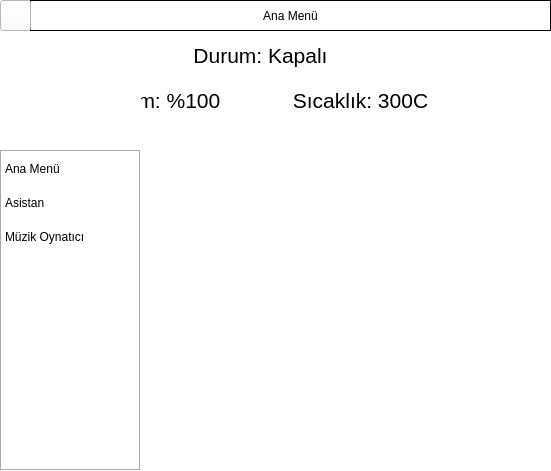
<?xml version="1.0" encoding="UTF-8"?>
<ui version="4.0">
 <class>Form</class>
 <widget class="QWidget" name="Form">
  <property name="geometry">
   <rect>
    <x>0</x>
    <y>0</y>
    <width>551</width>
    <height>471</height>
   </rect>
  </property>
  <property name="sizePolicy">
   <sizepolicy hsizetype="Maximum" vsizetype="Maximum">
    <horstretch>0</horstretch>
    <verstretch>0</verstretch>
   </sizepolicy>
  </property>
  <property name="maximumSize">
   <size>
    <width>551</width>
    <height>471</height>
   </size>
  </property>
  <property name="windowTitle">
   <string>Reji Asistan</string>
  </property>
  <property name="windowIcon">
   <iconset resource="gui.qrc">
    <normaloff>:/icons/Datas/icons/logo.png</normaloff>:/icons/Datas/icons/logo.png</iconset>
  </property>
  <property name="windowOpacity">
   <double>1.000000000000000</double>
  </property>
  <property name="layoutDirection">
   <enum>Qt::LeftToRight</enum>
  </property>
  <property name="autoFillBackground">
   <bool>false</bool>
  </property>
  <property name="styleSheet">
   <string notr="true">background-color: white;</string>
  </property>
  <widget class="QListWidget" name="sideBar">
   <property name="enabled">
    <bool>true</bool>
   </property>
   <property name="geometry">
    <rect>
     <x>0</x>
     <y>150</y>
     <width>141</width>
     <height>321</height>
    </rect>
   </property>
   <property name="focusPolicy">
    <enum>Qt::StrongFocus</enum>
   </property>
   <property name="autoFillBackground">
    <bool>true</bool>
   </property>
   <property name="styleSheet">
    <string notr="true">QListWidget {
    show-decoration-selected: 1; /* make the selection span the entire width of the view */
}

QListWidget::item {
	margin : 10px;
}

QListWidget::item:alternate {
    background: #EEEEEE;
}

QListWidget::item:selected {
    border: 1px solid #6a6ea9;
}

QListWidget::item:selected:!active {
    background: qlineargradient(x1: 0, y1: 0, x2: 0, y2: 1,
                                stop: 0 #ABAFE5, stop: 1 #8588B2);
}

QListWidget::item:selected:active {
    background: qlineargradient(x1: 0, y1: 0, x2: 0, y2: 1,
                                stop: 0 #6a6ea9, stop: 1 #888dd9);
}

QListWidget::item:hover {
    background: qlineargradient(x1: 0, y1: 0, x2: 0, y2: 1,
                                stop: 0 #FAFBFE, stop: 1 #DCDEF1);
}</string>
   </property>
   <property name="frameShape">
    <enum>QFrame::Box</enum>
   </property>
   <property name="frameShadow">
    <enum>QFrame::Sunken</enum>
   </property>
   <property name="autoScrollMargin">
    <number>16</number>
   </property>
   <property name="spacing">
    <number>9</number>
   </property>
   <property name="sortingEnabled">
    <bool>false</bool>
   </property>
   <item>
    <property name="text">
     <string>Ana Menü</string>
    </property>
    <property name="icon">
     <iconset resource="gui.qrc">
      <normaloff>:/icons/Datas/icons/main_menu.png</normaloff>:/icons/Datas/icons/main_menu.png</iconset>
    </property>
   </item>
   <item>
    <property name="text">
     <string>Asistan</string>
    </property>
    <property name="icon">
     <iconset resource="gui.qrc">
      <normaloff>:/icons/Datas/icons/logo.png</normaloff>:/icons/Datas/icons/logo.png</iconset>
    </property>
   </item>
   <item>
    <property name="text">
     <string>Müzik Oynatıcı</string>
    </property>
    <property name="icon">
     <iconset resource="gui.qrc">
      <normaloff>:/icons/Datas/icons/music.png</normaloff>:/icons/Datas/icons/music.png</iconset>
    </property>
   </item>
  </widget>
  <widget class="QLabel" name="logo">
   <property name="enabled">
    <bool>true</bool>
   </property>
   <property name="geometry">
    <rect>
     <x>0</x>
     <y>30</y>
     <width>141</width>
     <height>121</height>
    </rect>
   </property>
   <property name="text">
    <string/>
   </property>
   <property name="pixmap">
    <pixmap resource="gui.qrc">:/icons/Datas/icons/logo.png</pixmap>
   </property>
   <property name="scaledContents">
    <bool>true</bool>
   </property>
   <property name="alignment">
    <set>Qt::AlignCenter</set>
   </property>
   <property name="buddy">
    <cstring>logo</cstring>
   </property>
  </widget>
  <widget class="QPushButton" name="sideBarB">
   <property name="geometry">
    <rect>
     <x>0</x>
     <y>0</y>
     <width>31</width>
     <height>31</height>
    </rect>
   </property>
   <property name="styleSheet">
    <string notr="true"/>
   </property>
   <property name="text">
    <string/>
   </property>
   <property name="icon">
    <iconset resource="gui.qrc">
     <normaloff>:/icons/Datas/icons/menu_open.png</normaloff>:/icons/Datas/icons/menu_open.png</iconset>
   </property>
   <property name="iconSize">
    <size>
     <width>50</width>
     <height>25</height>
    </size>
   </property>
   <property name="autoDefault">
    <bool>true</bool>
   </property>
   <property name="default">
    <bool>false</bool>
   </property>
   <property name="flat">
    <bool>false</bool>
   </property>
  </widget>
  <widget class="QLabel" name="title">
   <property name="geometry">
    <rect>
     <x>30</x>
     <y>0</y>
     <width>521</width>
     <height>31</height>
    </rect>
   </property>
   <property name="statusTip">
    <string/>
   </property>
   <property name="layoutDirection">
    <enum>Qt::LeftToRight</enum>
   </property>
   <property name="autoFillBackground">
    <bool>false</bool>
   </property>
   <property name="frameShape">
    <enum>QFrame::Panel</enum>
   </property>
   <property name="text">
    <string>Ana Menü</string>
   </property>
   <property name="alignment">
    <set>Qt::AlignCenter</set>
   </property>
  </widget>
  <widget class="QWidget" name="main_menu" native="true">
   <property name="geometry">
    <rect>
     <x>0</x>
     <y>30</y>
     <width>551</width>
     <height>441</height>
    </rect>
   </property>
   <widget class="QPushButton" name="fanB">
    <property name="geometry">
     <rect>
      <x>290</x>
      <y>120</y>
      <width>121</width>
      <height>91</height>
     </rect>
    </property>
    <property name="text">
     <string/>
    </property>
    <property name="icon">
     <iconset resource="gui.qrc">
      <normaloff>:/icons/Datas/icons/error.png</normaloff>:/icons/Datas/icons/error.png</iconset>
    </property>
    <property name="iconSize">
     <size>
      <width>80</width>
      <height>80</height>
     </size>
    </property>
    <property name="flat">
     <bool>true</bool>
    </property>
   </widget>
   <widget class="QPushButton" name="doorB">
    <property name="geometry">
     <rect>
      <x>200</x>
      <y>230</y>
      <width>121</width>
      <height>91</height>
     </rect>
    </property>
    <property name="text">
     <string/>
    </property>
    <property name="icon">
     <iconset resource="gui.qrc">
      <normaloff>:/icons/Datas/icons/error.png</normaloff>:/icons/Datas/icons/error.png</iconset>
    </property>
    <property name="iconSize">
     <size>
      <width>80</width>
      <height>80</height>
     </size>
    </property>
    <property name="flat">
     <bool>true</bool>
    </property>
   </widget>
   <widget class="QPushButton" name="lampB">
    <property name="geometry">
     <rect>
      <x>120</x>
      <y>120</y>
      <width>121</width>
      <height>91</height>
     </rect>
    </property>
    <property name="text">
     <string/>
    </property>
    <property name="icon">
     <iconset resource="gui.qrc">
      <normaloff>:/icons/Datas/icons/error.png</normaloff>:/icons/Datas/icons/error.png</iconset>
    </property>
    <property name="iconSize">
     <size>
      <width>80</width>
      <height>80</height>
     </size>
    </property>
    <property name="flat">
     <bool>true</bool>
    </property>
   </widget>
   <widget class="QLabel" name="moistureL">
    <property name="geometry">
     <rect>
      <x>110</x>
      <y>60</y>
      <width>111</width>
      <height>21</height>
     </rect>
    </property>
    <property name="font">
     <font>
      <family>Arial</family>
      <pointsize>16</pointsize>
     </font>
    </property>
    <property name="text">
     <string>Nem: %100</string>
    </property>
    <property name="alignment">
     <set>Qt::AlignCenter</set>
    </property>
   </widget>
   <widget class="QLabel" name="temperatureL">
    <property name="geometry">
     <rect>
      <x>290</x>
      <y>60</y>
      <width>141</width>
      <height>20</height>
     </rect>
    </property>
    <property name="font">
     <font>
      <family>Arial</family>
      <pointsize>16</pointsize>
     </font>
    </property>
    <property name="text">
     <string>Sıcaklık: 300C</string>
    </property>
    <property name="alignment">
     <set>Qt::AlignCenter</set>
    </property>
   </widget>
   <widget class="QLabel" name="statusL">
    <property name="geometry">
     <rect>
      <x>170</x>
      <y>10</y>
      <width>181</width>
      <height>31</height>
     </rect>
    </property>
    <property name="font">
     <font>
      <family>Arial</family>
      <pointsize>16</pointsize>
      <weight>50</weight>
      <bold>false</bold>
     </font>
    </property>
    <property name="text">
     <string>Durum: Kapalı</string>
    </property>
    <property name="alignment">
     <set>Qt::AlignCenter</set>
    </property>
   </widget>
  </widget>
  <widget class="QWidget" name="assistant" native="true">
   <property name="geometry">
    <rect>
     <x>0</x>
     <y>30</y>
     <width>551</width>
     <height>441</height>
    </rect>
   </property>
   <widget class="QTextEdit" name="textEdit">
    <property name="enabled">
     <bool>true</bool>
    </property>
    <property name="geometry">
     <rect>
      <x>0</x>
      <y>0</y>
      <width>551</width>
      <height>391</height>
     </rect>
    </property>
    <property name="font">
     <font>
      <pointsize>11</pointsize>
     </font>
    </property>
    <property name="styleSheet">
     <string notr="true"/>
    </property>
    <property name="frameShape">
     <enum>QFrame::NoFrame</enum>
    </property>
    <property name="frameShadow">
     <enum>QFrame::Sunken</enum>
    </property>
    <property name="readOnly">
     <bool>true</bool>
    </property>
    <property name="acceptRichText">
     <bool>false</bool>
    </property>
   </widget>
   <widget class="QLineEdit" name="msg">
    <property name="enabled">
     <bool>true</bool>
    </property>
    <property name="geometry">
     <rect>
      <x>0</x>
      <y>390</y>
      <width>551</width>
      <height>51</height>
     </rect>
    </property>
    <property name="font">
     <font>
      <pointsize>16</pointsize>
     </font>
    </property>
    <property name="autoFillBackground">
     <bool>false</bool>
    </property>
    <property name="frame">
     <bool>true</bool>
    </property>
    <property name="cursorPosition">
     <number>0</number>
    </property>
    <property name="cursorMoveStyle">
     <enum>Qt::LogicalMoveStyle</enum>
    </property>
   </widget>
  </widget>
  <widget class="QWidget" name="music_player" native="true">
   <property name="geometry">
    <rect>
     <x>0</x>
     <y>30</y>
     <width>551</width>
     <height>441</height>
    </rect>
   </property>
   <widget class="QWidget" name="horizontalLayoutWidget">
    <property name="geometry">
     <rect>
      <x>10</x>
      <y>100</y>
      <width>531</width>
      <height>101</height>
     </rect>
    </property>
    <layout class="QHBoxLayout" name="sliderL">
     <item>
      <widget class="QLabel" name="time">
       <property name="font">
        <font>
         <family>Arial Black</family>
         <pointsize>11</pointsize>
         <weight>75</weight>
         <bold>true</bold>
        </font>
       </property>
       <property name="text">
        <string>0.00</string>
       </property>
      </widget>
     </item>
     <item>
      <widget class="QSlider" name="slider">
       <property name="maximum">
        <number>100</number>
       </property>
       <property name="value">
        <number>0</number>
       </property>
       <property name="orientation">
        <enum>Qt::Horizontal</enum>
       </property>
      </widget>
     </item>
     <item>
      <widget class="QLabel" name="eta">
       <property name="font">
        <font>
         <family>Arial Black</family>
         <pointsize>11</pointsize>
         <weight>75</weight>
         <bold>true</bold>
        </font>
       </property>
       <property name="text">
        <string>0.00</string>
       </property>
      </widget>
     </item>
    </layout>
   </widget>
   <widget class="QWidget" name="horizontalLayoutWidget_2">
    <property name="geometry">
     <rect>
      <x>10</x>
      <y>200</y>
      <width>531</width>
      <height>81</height>
     </rect>
    </property>
    <layout class="QHBoxLayout" name="controler">
     <item>
      <widget class="QPushButton" name="playB">
       <property name="text">
        <string/>
       </property>
       <property name="icon">
        <iconset resource="gui.qrc">
         <normaloff>:/icons/Datas/icons/play.png</normaloff>:/icons/Datas/icons/play.png</iconset>
       </property>
       <property name="iconSize">
        <size>
         <width>60</width>
         <height>70</height>
        </size>
       </property>
       <property name="flat">
        <bool>true</bool>
       </property>
      </widget>
     </item>
     <item>
      <widget class="QPushButton" name="pauseB">
       <property name="text">
        <string/>
       </property>
       <property name="icon">
        <iconset resource="gui.qrc">
         <normaloff>:/icons/Datas/icons/pause.png</normaloff>:/icons/Datas/icons/pause.png</iconset>
       </property>
       <property name="iconSize">
        <size>
         <width>60</width>
         <height>70</height>
        </size>
       </property>
       <property name="flat">
        <bool>true</bool>
       </property>
      </widget>
     </item>
     <item>
      <widget class="QPushButton" name="stopB">
       <property name="text">
        <string/>
       </property>
       <property name="icon">
        <iconset resource="gui.qrc">
         <normaloff>:/icons/Datas/icons/stop.png</normaloff>:/icons/Datas/icons/stop.png</iconset>
       </property>
       <property name="iconSize">
        <size>
         <width>60</width>
         <height>70</height>
        </size>
       </property>
       <property name="flat">
        <bool>true</bool>
       </property>
      </widget>
     </item>
     <item>
      <widget class="QPushButton" name="v_UP">
       <property name="text">
        <string/>
       </property>
       <property name="icon">
        <iconset resource="gui.qrc">
         <normaloff>:/icons/Datas/icons/v_UP.png</normaloff>:/icons/Datas/icons/v_UP.png</iconset>
       </property>
       <property name="iconSize">
        <size>
         <width>60</width>
         <height>70</height>
        </size>
       </property>
       <property name="flat">
        <bool>true</bool>
       </property>
      </widget>
     </item>
     <item>
      <widget class="QPushButton" name="v_DOWN">
       <property name="text">
        <string/>
       </property>
       <property name="icon">
        <iconset resource="gui.qrc">
         <normaloff>:/icons/Datas/icons/v_DOWN.png</normaloff>:/icons/Datas/icons/v_DOWN.png</iconset>
       </property>
       <property name="iconSize">
        <size>
         <width>60</width>
         <height>70</height>
        </size>
       </property>
       <property name="flat">
        <bool>true</bool>
       </property>
      </widget>
     </item>
    </layout>
   </widget>
   <widget class="QWidget" name="horizontalLayoutWidget_3">
    <property name="geometry">
     <rect>
      <x>10</x>
      <y>280</y>
      <width>531</width>
      <height>71</height>
     </rect>
    </property>
    <layout class="QHBoxLayout" name="controler_2">
     <item>
      <widget class="QPushButton" name="prevSB">
       <property name="text">
        <string/>
       </property>
       <property name="icon">
        <iconset resource="gui.qrc">
         <normaloff>:/icons/Datas/icons/prev.png</normaloff>:/icons/Datas/icons/prev.png</iconset>
       </property>
       <property name="iconSize">
        <size>
         <width>60</width>
         <height>60</height>
        </size>
       </property>
       <property name="flat">
        <bool>true</bool>
       </property>
      </widget>
     </item>
     <item>
      <widget class="QPushButton" name="nextSB">
       <property name="text">
        <string/>
       </property>
       <property name="icon">
        <iconset resource="gui.qrc">
         <normaloff>:/icons/Datas/icons/next.png</normaloff>:/icons/Datas/icons/next.png</iconset>
       </property>
       <property name="iconSize">
        <size>
         <width>60</width>
         <height>60</height>
        </size>
       </property>
       <property name="flat">
        <bool>true</bool>
       </property>
      </widget>
     </item>
    </layout>
   </widget>
   <widget class="QLabel" name="soundN">
    <property name="geometry">
     <rect>
      <x>10</x>
      <y>30</y>
      <width>531</width>
      <height>51</height>
     </rect>
    </property>
    <property name="font">
     <font>
      <family>Arial Black</family>
      <pointsize>14</pointsize>
      <weight>75</weight>
      <bold>true</bold>
     </font>
    </property>
    <property name="text">
     <string/>
    </property>
    <property name="alignment">
     <set>Qt::AlignCenter</set>
    </property>
   </widget>
   <widget class="QProgressBar" name="vBar">
    <property name="geometry">
     <rect>
      <x>489</x>
      <y>20</y>
      <width>31</width>
      <height>181</height>
     </rect>
    </property>
    <property name="styleSheet">
     <string notr="true">QProgressBar{
    border: 2px solid grey;
    border-radius: 5px;
    text-align: center
}

QProgressBar::chunk {
    background-color: blue;
    margin: 1px;
	border-radius: 3px
}</string>
    </property>
    <property name="value">
     <number>0</number>
    </property>
    <property name="orientation">
     <enum>Qt::Vertical</enum>
    </property>
   </widget>
  </widget>
  <zorder>assistant</zorder>
  <zorder>music_player</zorder>
  <zorder>main_menu</zorder>
  <zorder>logo</zorder>
  <zorder>sideBar</zorder>
  <zorder>title</zorder>
  <zorder>sideBarB</zorder>
 </widget>
 <resources>
  <include location="gui.qrc"/>
 </resources>
 <connections/>
</ui>
